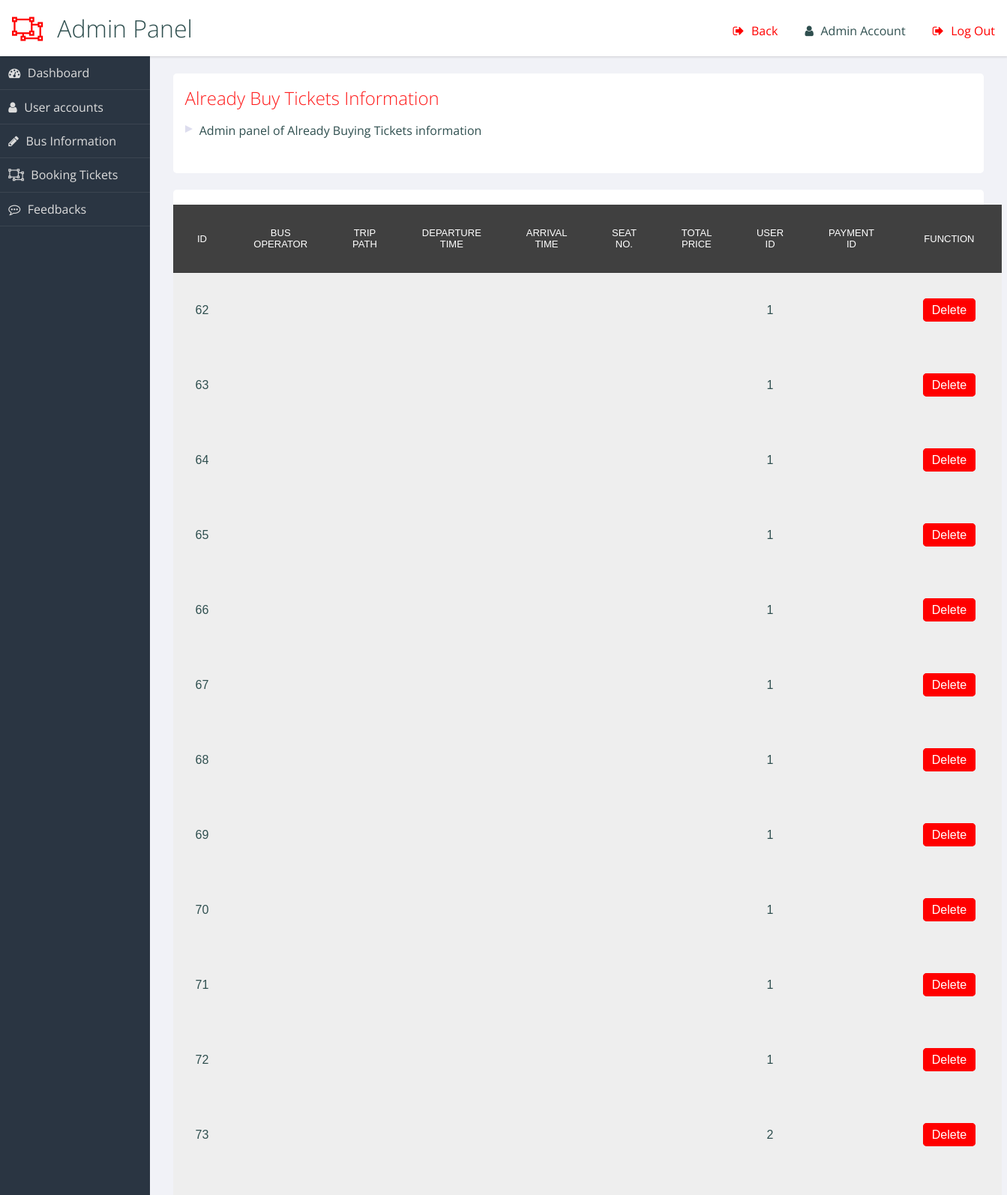
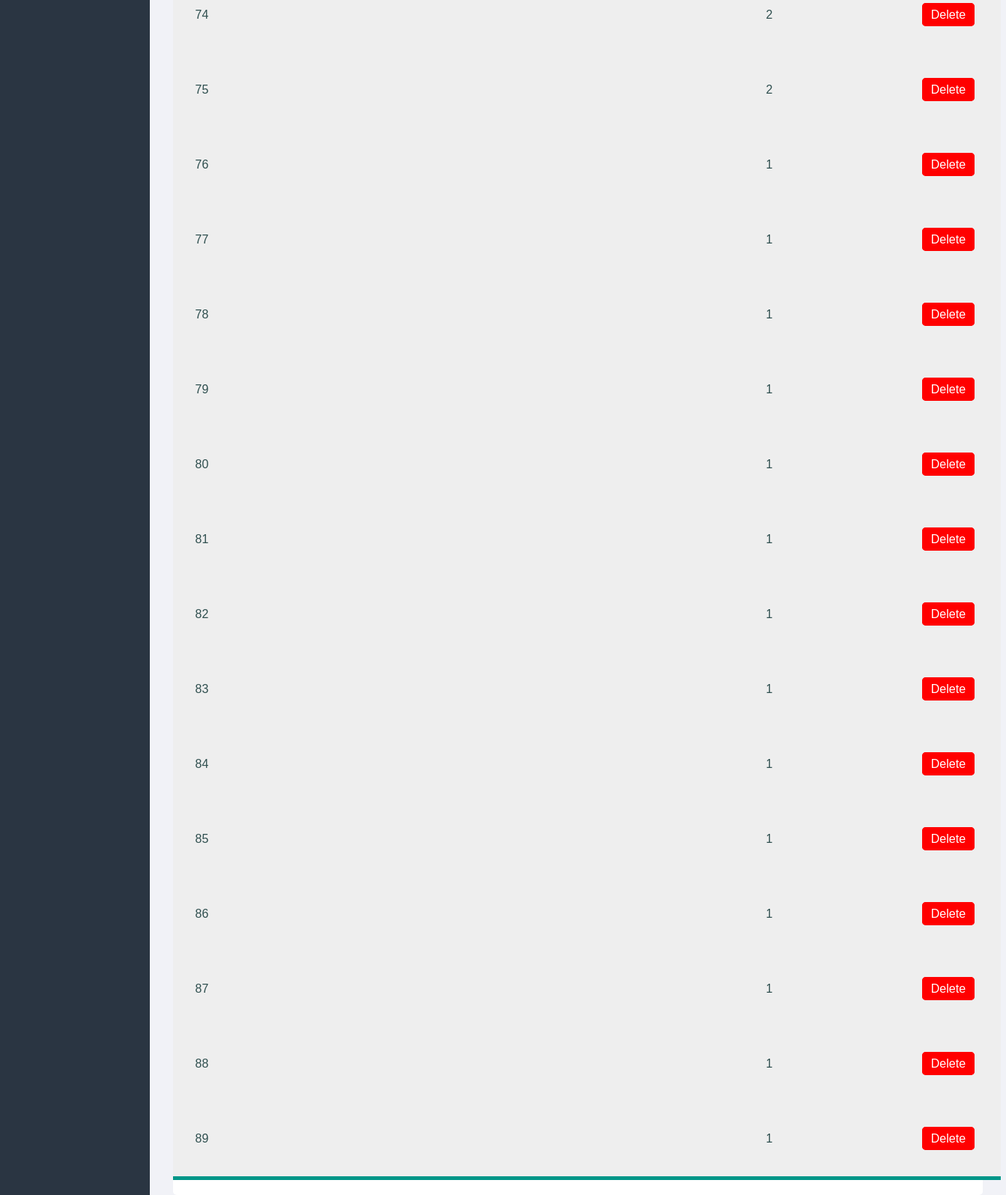
The app's page /admin/admin_buy_ticket.php (signed in) with its own data (2 pictures, top to bottom).
### tables this page shows
CREATE TABLE `booking_info` (
  `tid` int(6) NOT NULL,
  `uid` int(6) NOT NULL,
  `bid` int(6) NOT NULL,
  `seat_no` int(2) NOT NULL,
  `status` varchar(255) NOT NULL,
  `b_date` varchar(255) NOT NULL,
  `b_time` varchar(255) NOT NULL
);

### admin/admin_buy_ticket.php (the view, shortened to what this page needs)
<?php
include "configure.php";
$sql = "SELECT * FROM booking_info";
$stmt = $connection->prepare($sql);
$stmt->execute();
?>
<link rel="stylesheet" type="text/css" href="admin.css">
<header role="banner">
  <h1>Admin Panel</h1>
  <ul class="utilities">
    <br>
    <li class="logout warn"><a href="admin.php">Back</a></li>
    <li class="users"><a href="#">Admin Account</a></li>
    <li class="logout warn"><a href="../auth.php?s=logout">Log Out</a></li>
  </ul>
</header>
<nav role='navigation'>
  <ul class="main">
    <li class="dashboard"><a href="admin.php">Dashboard</a></li>
    <li class="users"><a href="admin.php">User accounts</a></li>
    <li class="edit"><a href="admin_bus_info.php">Bus Information</a></li>
    <li class=""><a href="admin_book_ticket.php">Booking Tickets</a></li>
    <li class="comments"><a href="admin_report.php">Feedbacks</a></li>
  </ul>
</nav>
<main role="main">
  <section class="panel important">
    <h2>Already Buy Tickets Information</h2>
    <ul>
      <li>Admin panel of Already Buying Tickets information</li><br>
    </ul>
  </section>
  <section class="panel important">
      <form action="" method="post">
      <table>
       <thead>
           <tr>
               <th>ID</th>
               <th>Bus Operator</th>
               <th>Trip Path</th>
               <th>Departure Time</th>
               <th>Arrival Time</th>
               <th>seat No.</th>
               <th>Total Price</th>
               <th>User Id</th>
               <th>payment Id</th>
               <th>Function</th>
           </tr>
       </thead>
       <tbody>
<?php
     while($row = $stmt->fetch()){
?>
           <tr>
               <td>
                 <?php echo $row['tid']; ?>
               </td>
               <td>
               </td>
               <td>
               </td>
               <td>
               </td>
               <td>
               </td>
               <td>
               </td>
               <td>
               </td>
               <td>
                  <?php echo $row['uid']; ?>
               </td>
               <td>
               </td>
               <td>
                 <a onclick="return confirm('Are you want to Delete?')" href="delete_buy_ticket.php?id=<?php echo $row['tid'];?>" id = "delete-btn" >Delete</a>
               </td>
           </tr>
<?php
    }
?>
      </tbody>
   </table>
      </form>
  </section>
</main>

### admin/admin.css (style rules this page uses)
.warn { color: red; }
header[role="banner"] { background: white; box-shadow: 1px 1px 3px rgba(0, 0, 0, 0.15); }
header[role="banner"] h1 { margin: 0; font-weight: 300; padding: 1rem; }
header[role="banner"] h1:before { content: "\f248"; font-family: FontAwesome; padding-right: 0.6em; color: red; }
header[role="banner"] .utilities { width: 100%; background: slategray; color: #ddd; }
header[role="banner"] .utilities li { border-bottom: solid 1px rgba(255, 255, 255, 0.2); }
header[role="banner"] .utilities li a { padding: 0.7em; display: block; }
.utilities a:before { font-family: FontAwesome; padding-right: 0.6em; }
.logout a:before { content: ""; }
.users a:before { content: ""; }
nav[role="navigation"] { background: #2a3542; color: #ddd; }
nav[role="navigation"] li { border-bottom: 1px solid rgba(255, 255, 255, 0.08); }
nav[role="navigation"] li a { color: #ddd; text-decoration: none; display: block; padding: 0.7em; }
nav[role="navigation"] li a:before { content: "\f248"; font-family: FontAwesome; padding-right: 0.6em; }
nav[role="navigation"] .dashboard a:before { content: ""; }
nav[role="navigation"] .edit a:before { content: ""; }
nav[role="navigation"] .comments a:before { content: ""; }
nav[role="navigation"] .users a:before { content: ""; }
.panel { background-color: white; color: darkslategray; -webkit-border-radius: 0.3rem; -moz-border-radius: 0.3rem; -ms-border-radius: 0.3rem; border-radius: 0.3rem; margin: 1%; }
.panel > h2, .panel > ul { margin: 1rem; }
a { text-decoration: none; color: inherit; }
h2, h3, h4 { font-weight: 300; margin: 0; }
h2 { color: #ff1a1a; }
ul, li { list-style-type: none; margin: 0; padding: 0; }
main li { position: relative; padding-left: 1.2em; margin: 0.5em 0; }
main li:before { content: ""; position: absolute; width: 0; height: 0; left: 0; top: 0.3em; border-left: solid 10px #dde; border-top: solid 5px transparent; border-bottom: solid 5px transparent; }
table { border-collapse: collapse; width: 96%; margin: 2%; }
th { text-align: center; font-weight: 400; font-size: 13px; text-transform: uppercase; border-bottom: 1px solid rgba(0, 0, 0, 0.1); padding: 0 10px; padding-bottom: 14px; }
td { line-height: 40px; font-weight: 300; padding: 0 10px; }
@media screen and (min-width: 600px) { header[role="banner"] { position: fixed; top: 0; left: 0; width: 100%; z-index: 99; height: 75px; } }
@media screen and (min-width: 600px) { header[role="banner"] .utilities { position: absolute; top: 0; right: 0; background: transparent; color: darkslategray; width: auto; } }
@media screen and (min-width: 600px) { header[role="banner"] .utilities li { display: inline-block; } }
@media screen and (min-width: 600px) { header[role="banner"] .utilities li a { padding: 0.5em 1em; } }
@media screen and (min-width: 600px) { nav[role="navigation"] { position: fixed; width: 200px; top: 75px; bottom: 0px; left: 0px; } }
@media screen and (min-width: 600px) { main[role="main"] { margin: 75px 0 40px 200px; } }
@media screen and (min-width: 600px) { main[role="main"]:after { content: ""; display: table; clear: both; } }
@media screen and (min-width: 600px) { .panel { margin: 2% 0 0 2%; float: left; width: 96%; } }
@media screen and (min-width: 600px) { .panel:after { content: ""; display: table; clear: both; } }
@media screen and (min-width: 900px) { .panel { width: 47%; clear: none; } }
@media screen and (min-width: 900px) { .panel.important { width: 96%; } }
* { box-sizing: border-box; }
table { text-align: center; width: 900px; margin: 20px auto; font-family: sans-serif; border-bottom: 5px solid #009688; }
th, td { padding: 30px; }
th { background-color: #404040; color: white; }
td { background-color: #eee; }
#delete-btn { text-decoration:none; border: 2px solid rgb(255, 0, 0); background-color: rgb(255, 0, 0); padding:5px 10px 5px 10px; border-radius:5px; color:#ffffff; margin:5px; }

### records on screen
booking_info: tid "62", uid "1"
booking_info: tid "63", uid "1"
booking_info: tid "64", uid "1"
booking_info: tid "65", uid "1"
booking_info: tid "66", uid "1"
booking_info: tid "67", uid "1"
booking_info: tid "68", uid "1"
booking_info: tid "69", uid "1"
booking_info: tid "70", uid "1"
booking_info: tid "71", uid "1"
booking_info: tid "72", uid "1"
booking_info: tid "73", uid "2"
booking_info: tid "74", uid "2"
booking_info: tid "75", uid "2"
booking_info: tid "76", uid "1"
booking_info: tid "77", uid "1"
booking_info: tid "78", uid "1"
booking_info: tid "79", uid "1"
booking_info: tid "80", uid "1"
booking_info: tid "81", uid "1"
booking_info: tid "82", uid "1"
booking_info: tid "83", uid "1"
booking_info: tid "84", uid "1"
booking_info: tid "85", uid "1"
booking_info: tid "86", uid "1"
booking_info: tid "87", uid "1"
booking_info: tid "88", uid "1"
booking_info: tid "89", uid "1"
